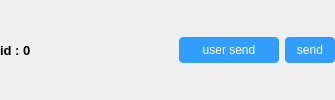
             <widget class="QWidget" name="widget" native="true">
              <layout class="QHBoxLayout" name="horizontalLayout_19">
               <property name="leftMargin">
                <number>0</number>
               </property>
               <property name="topMargin">
                <number>0</number>
               </property>
               <property name="rightMargin">
                <number>0</number>
               </property>
               <property name="bottomMargin">
                <number>0</number>
               </property>
               <item>
                <widget class="QLabel" name="label_id">
                 <property name="sizePolicy">
                  <sizepolicy hsizetype="Expanding" vsizetype="Preferred">
                   <horstretch>0</horstretch>
                   <verstretch>0</verstretch>
                  </sizepolicy>
                 </property>
                 <property name="minimumSize">
                  <size>
                   <width>0</width>
                   <height>30</height>
                  </size>
                 </property>
                 <property name="font">
                  <font>
                   <pointsize>10</pointsize>
                   <bold>true</bold>
                  </font>
                 </property>
                 <property name="text">
                  <string notr="true">id : 0</string>
                 </property>
                </widget>
               </item>
               <item>
                <spacer name="horizontalSpacer_6">
                 <property name="orientation">
                  <enum>Qt::Horizontal</enum>
                 </property>
                 <property name="sizeHint" stdset="0">
                  <size>
                   <width>142</width>
                   <height>20</height>
                  </size>
                 </property>
                </spacer>
               </item>
               <item>
                <widget class="QPushButton" name="btn_userSendPacket">
                 <property name="sizePolicy">
                  <sizepolicy hsizetype="Fixed" vsizetype="Fixed">
                   <horstretch>0</horstretch>
                   <verstretch>0</verstretch>
                  </sizepolicy>
                 </property>
                 <property name="minimumSize">
                  <size>
                   <width>100</width>
                   <height>26</height>
                  </size>
                 </property>
                 <property name="maximumSize">
                  <size>
                   <width>100</width>
                   <height>16777215</height>
                  </size>
                 </property>
                 <property name="toolTip">
                  <string>send user defined packet to device</string>
                 </property>
                 <property name="styleSheet">
                  <string notr="true">QPushButton{border-radius: 4px;background-color: rgb(50, 157, 253);color: white;}QPushButton:hover{background-color: rgb(29, 148, 255);}
QPushButton:pressed{background-color: rgb(10, 139, 255);}
QPushButton:disabled{background-color: lightgray;}</string>
                 </property>
                 <property name="text">
                  <string>user send</string>
                 </property>
                </widget>
               </item>
               <item>
                <widget class="QPushButton" name="btn_sendPacket">
                 <property name="sizePolicy">
                  <sizepolicy hsizetype="Fixed" vsizetype="Fixed">
                   <horstretch>0</horstretch>
                   <verstretch>0</verstretch>
                  </sizepolicy>
                 </property>
                 <property name="minimumSize">
                  <size>
                   <width>50</width>
                   <height>26</height>
                  </size>
                 </property>
                 <property name="maximumSize">
                  <size>
                   <width>50</width>
                   <height>16777215</height>
                  </size>
                 </property>
                 <property name="toolTip">
                  <string>send normal packet to device</string>
                 </property>
                 <property name="styleSheet">
                  <string notr="true">QPushButton{border-radius: 4px;background-color: rgb(50, 157, 253);color: white;}QPushButton:hover{background-color: rgb(29, 148, 255);}
QPushButton:pressed{background-color: rgb(10, 139, 255);}
QPushButton:disabled{background-color: lightgray;}</string>
                 </property>
                 <property name="text">
                  <string>send</string>
                 </property>
                 <property name="shortcut">
                  <string>Ctrl+Return</string>
                 </property>
                </widget>
               </item>
              </layout>
             </widget>
